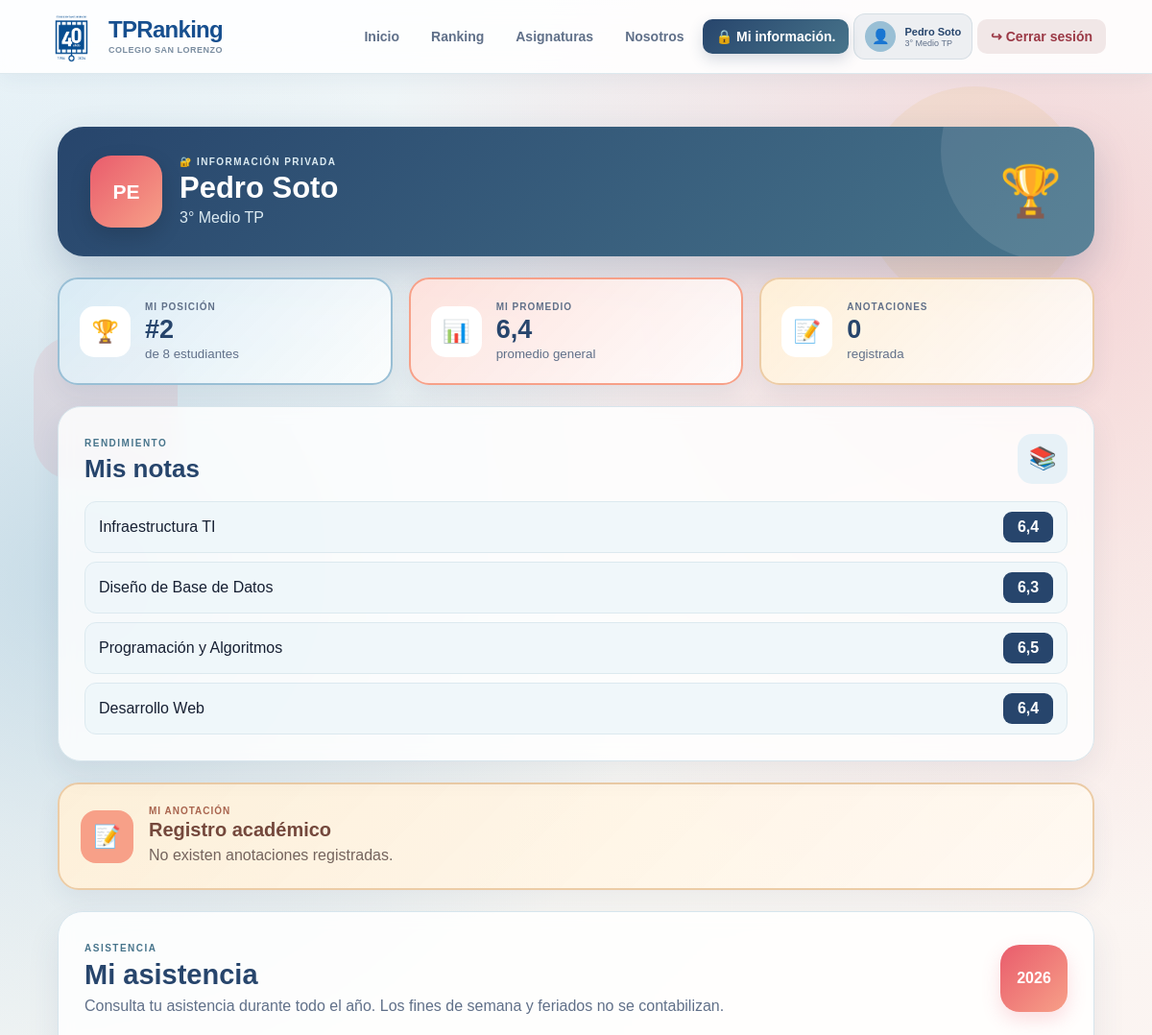
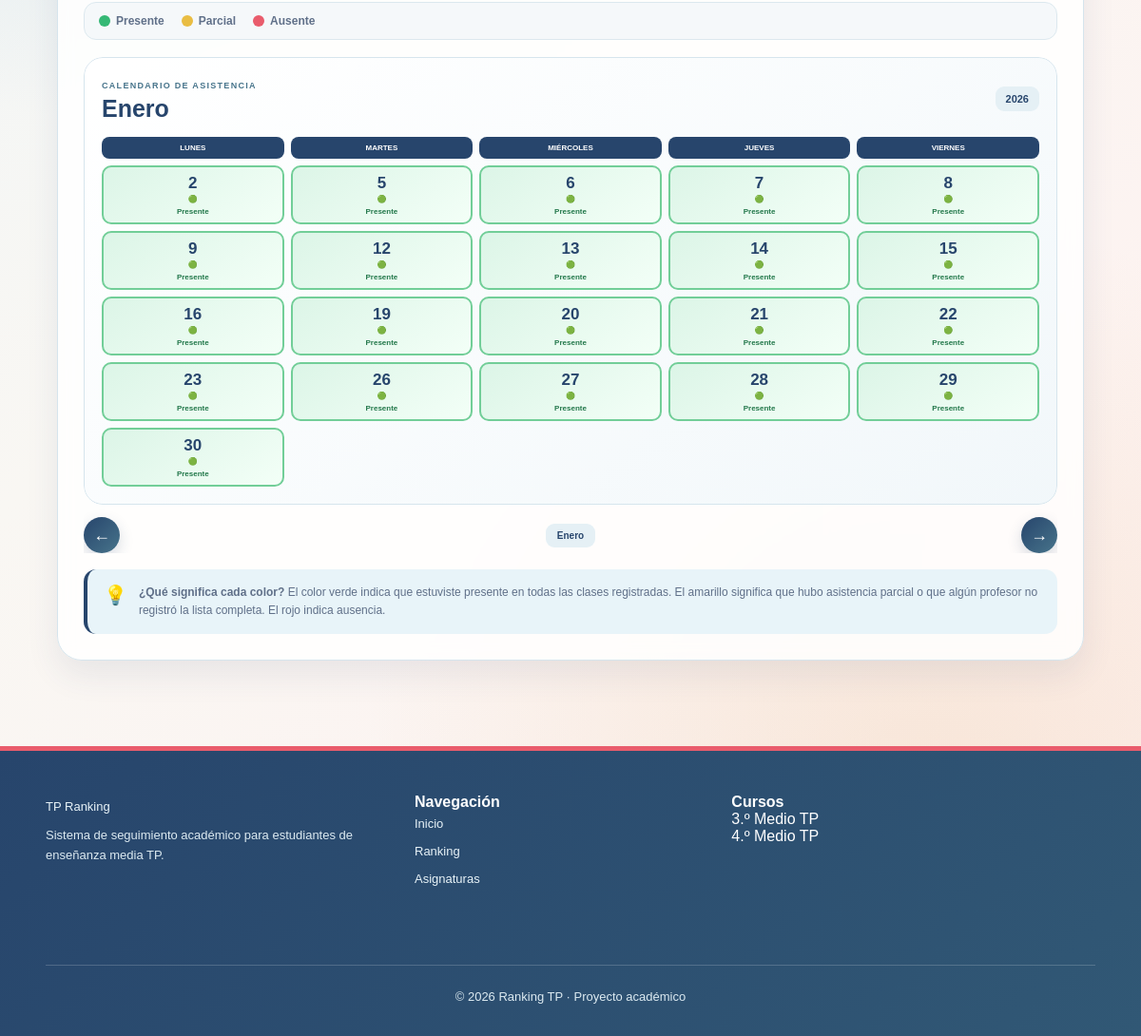
The app's page /mi-informacion (signed in) with its own data (2 pictures, top to bottom).
### tables this page shows
CREATE TABLE estudiantes (
            id INTEGER PRIMARY KEY AUTOINCREMENT,
            rut TEXT NOT NULL UNIQUE,
            password TEXT NOT NULL,
            nombre TEXT NOT NULL,
            curso TEXT NOT NULL,
            anotacion TEXT DEFAULT ''
        );

CREATE TABLE notas (
            id INTEGER PRIMARY KEY AUTOINCREMENT,
            estudiante_id INTEGER NOT NULL,
            asignatura TEXT NOT NULL,
            nota REAL NOT NULL,
            FOREIGN KEY (estudiante_id)
                REFERENCES estudiantes(id)
                ON DELETE CASCADE
        );

### app/routes.py (the view)
@bp.get("/mi-informacion")
@login_required
def mi_informacion():
    usuario = session["usuario"]
    estudiante = obtener_estudiante(usuario["rut"])
    if estudiante is None:
        session.clear()
        return redirect(url_for("main.login"))
    notas = obtener_notas(estudiante["id"])
    promedio = obtener_promedio(estudiante["id"])
    posicion, total = obtener_posicion(
        estudiante["id"],
        estudiante["curso"],
    )
    meses = obtener_calendario(2026)
    return render_template(
        "pages/mi-informacion.html",
        title="Mi información | TP Ranking",
        description="Información académica y asistencia del estudiante.",
        estudiante=estudiante,
        notas=notas,
        promedio=promedio,
        posicion=posicion,
        total_estudiantes=total,
        cantidad_anotaciones=1 if estudiante["anotacion"] else 0,
        meses=meses,
        dias_semana=DIAS_SEMANA,
        anio=2026,
    )

### app/databases.py (called while the page is built)
def get_connection():
    connection = sqlite3.connect(Config.DATABASE)
    connection.row_factory = sqlite3.Row
    connection.execute("PRAGMA foreign_keys = ON")
    return connection

### app/models.py (called while the page is built)
def obtener_estudiante(rut):
    connection = get_connection()
    estudiante = connection.execute(
        """
        SELECT id, rut, nombre, curso, anotacion
        FROM estudiantes
        WHERE rut = ?
        """,
        (rut,)
    ).fetchone()
    connection.close()
    return dict(estudiante) if estudiante else None

def obtener_notas(estudiante_id):
    connection = get_connection()
    filas = connection.execute(
        """
        SELECT asignatura, nota
        FROM notas
        WHERE estudiante_id = ?
        ORDER BY id
        """,
        (estudiante_id,)
    ).fetchall()
    connection.close()
    return [
        {
            "asignatura": fila["asignatura"],
            "nota": fila["nota"],
        }
        for fila in filas
    ]

def obtener_promedio(estudiante_id):
    connection = get_connection()
    fila = connection.execute(
        """
        SELECT AVG(nota) AS promedio
        FROM notas
        WHERE estudiante_id = ?
        """,
        (estudiante_id,)
    ).fetchone()
    connection.close()
    return round(float(fila["promedio"] or 0), 1)

def estudiantes_por_curso(curso):
    connection = get_connection()
    filas = connection.execute(
        """
        SELECT
            e.id,
            e.nombre,
            e.curso,
            ROUND(AVG(n.nota), 1) AS promedio
        FROM estudiantes e
        LEFT JOIN notas n
            ON n.estudiante_id = e.id
        WHERE e.curso = ?
        GROUP BY e.id, e.nombre, e.curso
        ORDER BY promedio DESC, e.nombre ASC
        """,
        (curso,)
    ).fetchall()
    connection.close()
    resultado = []
    for posicion, fila in enumerate(filas, start=1):
        resultado.append(
            {
                "id": fila["id"],
                "nombre": fila["nombre"],
                "curso": fila["curso"],
                "promedio": float(fila["promedio"] or 0),
                "posicion": posicion,
            }
        )
    return resultado

def obtener_posicion(estudiante_id, curso):
    ranking = estudiantes_por_curso(curso)
    for estudiante in ranking:
        if estudiante["id"] == estudiante_id:
            return estudiante["posicion"], len(ranking)
    return None, len(ranking)

### templates/pages/mi-informacion.html (shortened to what this page needs)
{% extends "base.html" %}
{% block content %}
<main class="mi-informacion">
    <section class="perfil-principal">
        <div class="perfil-identidad">
            <div class="avatar-grande">
                {{ estudiante.nombre[:2]|upper }}
            </div>
            <div>
                <span class="etiqueta-perfil">
                    🔐 INFORMACIÓN PRIVADA
                </span>
                <h1>
                    {{ estudiante.nombre }}
                </h1>
                <p>
                    {{ estudiante.curso }}
                </p>
            </div>
        </div>
        <div class="perfil-decoracion">
            🏆
        </div>
    </section>
    <section class="resumen">
        <div class="resumen-card ranking-card">
            <span class="resumen-icono">🏆</span>
            <div>
                <span>MI POSICIÓN</span>
                <strong>
                    #{{ posicion }}
                </strong>
                <small>
                    de {{ total_estudiantes }} estudiantes
                </small>
            </div>
        </div>
        <div class="resumen-card promedio-card">
            <span class="resumen-icono">📊</span>
            <div>
                <span>MI PROMEDIO</span>
                <strong>
                    {{ "%.1f"|format(promedio)|replace(".", ",") }}
                </strong>
                <small>
                    promedio general
                </small>
            </div>
        </div>
        <div class="resumen-card anotaciones-card">
            <span class="resumen-icono">📝</span>
            <div>
                <span>ANOTACIONES</span>
                <strong>
                    {{ cantidad_anotaciones }}
                </strong>
                <small>
                    registrada
                </small>
            </div>
        </div>
    </section>
    <section class="informacion-card">
        <div class="titulo-card">
            <div>
                <span>RENDIMIENTO</span>
                <h2>
                    Mis notas
                </h2>
            </div>
            <span class="titulo-icono">
                📚
            </span>
        </div>
        <div class="notas-lista">
            {% for nota in notas %}
            <div class="nota-fila">
                <span>
                    {{ nota.asignatura }}
                </span>
                <strong>
                    {{ "%.1f"|format(nota.nota)|replace(".", ",") }}
                </strong>
            </div>
            {% endfor %}
        </div>
    </section>
    <section class="anotacion-destacada">
        <div class="anotacion-icono">
            📝
        </div>
        <div>
            <span>MI ANOTACIÓN</span>
            <h2>
                Registro académico
            </h2>
            <p>
                {{ estudiante.anotacion or "No existen anotaciones registradas." }}
            </p>
        </div>
    </section>
    <section class="asistencia-seccion">
        <div class="asistencia-titulo">
            <div>
                <span>ASISTENCIA</span>
                <h2>
                    Mi asistencia
                </h2>
                <p>
                    Consulta tu asistencia durante todo el año.
                    Los fines de semana y feriados no se contabilizan.
                </p>
            </div>
            <div class="año">
                {{ anio }}
            </div>
        </div>
        <div class="leyenda">
            <div>
                <span class="punto verde"></span>
                Presente
            </div>
            <div>
                <span class="punto amarillo"></span>
                Parcial
            </div>
            <div>
                <span class="punto rojo"></span>
                Ausente
            </div>
        </div>
        <div class="calendario">
            <div class="calendario-ventana">
                <div class="calendario-track">
                    {% for mes in meses %}
                    <section class="mes">
                        <div class="mes-cabecera">
                            <div>
                                <span>
                                    CALENDARIO DE ASISTENCIA
                                </span>
                                <h3>
                                    {{ mes.nombre }}
                                </h3>
                            </div>
                            <strong>
                                {{ anio }}
                            </strong>
                        </div>
                        <div class="dias-semana">
                            {% for dia in dias_semana %}
                            <div>
                                {{ dia }}
                            </div>
                            {% endfor %}
                        </div>
                        <div class="dias-grid">
                            {% for dia in mes.dias %}
                            <div
                                class="dia-asistencia {{ dia.estado }}"
                            >
                                <strong>
                                    {{ dia.numero }}
                                </strong>
                                <span class="estado-icono">
                                    {% if dia.estado == "presente" %}
                                        🟢
                                    {% elif dia.estado == "parcial" %}
                                        🟡
                                    {% else %}
                                        🔴
                                    {% endif %}
                                </span>
                                <span class="estado-texto">
                                    {% if dia.estado == "presente" %}
                                        Presente
                                    {% elif dia.estado == "parcial" %}
                                        Parcial
                                    {% else %}
                                        Ausente
                                    {% endif %}
                                </span>
                            </div>
                            {% endfor %}
                        </div>
                    </section>
                    {% endfor %}
                </div>
            </div>
            <div class="flechas">
                {% for mes in meses %}
                {% if mes.numero == 1 %}
                    {% set anterior = 12 %}
                {% else %}
                    {% set anterior = mes.numero - 1 %}
                {% endif %}
                {% if mes.numero == 12 %}
                    {% set siguiente = 1 %}
                {% else %}
                    {% set siguiente = mes.numero + 1 %}
                {% endif %}
                <div
                    class="
                        controles-mes
                        controles-mes-{{ mes.numero }}
                    "
                >
                    <label
                        for="mes-{{ anterior }}"
                        class="flecha flecha-izquierda"
                        aria-label="Mes anterior"
                    >
                        ←
                    </label>
                    <span>
                        {{ mes.nombre }}
                    </span>
                    <label
                        for="mes-{{ siguiente }}"
                        class="flecha flecha-derecha"
                        aria-label="Mes siguiente"
                    >
                        →
                    </label>
                </div>
                {% endfor %}
            </div>
        </div>
        <div class="aviso-asistencia">
            <span>
                💡
            </span>
            <p>
                <strong>
                    ¿Qué significa cada color?
                </strong>
                El color verde indica que estuviste presente en
                todas las clases registradas. El amarillo significa
                que hubo asistencia parcial o que algún profesor
                no registró la lista completa. El rojo indica
                ausencia.
            </p>
        </div>
    </section>
</main>
{% endblock %}

### templates/includes/header.html
<header class="header">
    <div class="header-contenido">
        <a href="{{ url_for('main.rankingtp') if usuario else url_for('main.index') }}"
           class="logo">
            <img
                src="{{ url_for('static', filename='images/Logo-40-anos-azul.png') }}"
                alt="Logo Colegio San Lorenzo"
            >
            <div class="logo-texto">
                <strong>TPRanking</strong>
                <span>Colegio San Lorenzo</span>
            </div>
        </a>
        {% if usuario %}
        <nav class="navegacion">
            <a href="{{ url_for('main.rankingtp') }}">
                Inicio
            </a>
            <a href="{{ url_for('main.ranking') }}">
                Ranking
            </a>
            <a href="{{ url_for('main.asignaturas') }}">
                Asignaturas
            </a>
            <a href="{{ url_for('main.nosotros') }}">
                Nosotros
            </a>
            <a
                href="{{ url_for('main.mi_informacion') }}"
                class="boton-mi-informacion"
            >
                🔒 Mi información.
            </a>
            <div class="usuario-conectado">
                <span class="usuario-icono">
                    👤
                </span>
                <div class="usuario-datos">
                    <strong>{{ usuario.nombre }}</strong>
                    <small>{{ usuario.curso }}</small>
                </div>
            </div>
            <form
                action="{{ url_for('main.api_logout') }}"
                method="POST"
                class="form-cerrar-sesion"
            >
                <button
                    type="submit"
                    class="boton-cerrar-sesion"
                >
                    ↪ Cerrar sesión
                </button>
            </form>
        </nav>
        {% endif %}
    </div>
</header>

### records on screen
estudiantes: nombre "Pedro Soto", nombre "PE", curso "3° Medio TP", anotacion "No existen anotaciones registradas."
notas: asignatura "Infraestructura TI", nota "6,4"
notas: asignatura "Diseño de Base de Datos", nota "6,3"
notas: asignatura "Programación y Algoritmos", nota "6,5"
notas: asignatura "Desarrollo Web", nota "6,4"

### other values on screen
{{ usuario.curso }} "3° Medio TP"
{{ posicion }} "2"
{{ total_estudiantes }} "8"
{{ "%.1f"|format(promedio)|replace(".", ",") }} "6,4"
{{ cantidad_anotaciones }} "0"
{{ anio }} "2026"
{{ mes.nombre }} "Enero"
{{ dia }} "LUNES" "MARTES" "MIÉRCOLES" "JUEVES" "VIERNES"
{{ dia.numero }} "2" "5" "6" "7" "8" "9" "12" "13" "14" "15" "16" "19" "20" "21" "22" "23" "26" "27" "28" "29" "30"
